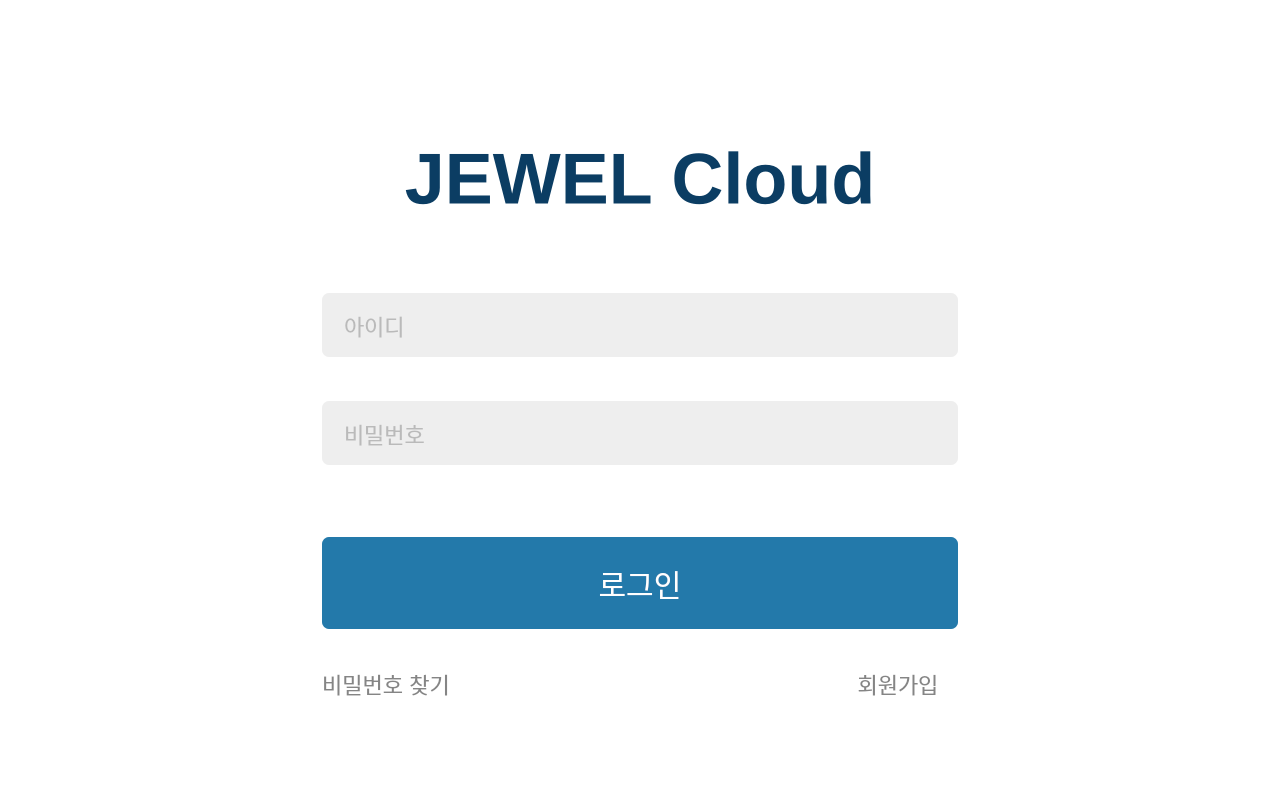
<?xml version="1.0" encoding="UTF-8"?>
<ui version="4.0">
 <class>LoginPage</class>
 <widget class="QWidget" name="LoginPage">
  <property name="geometry"><rect><x>0</x><y>0</y><width>1280</width><height>800</height></rect></property>
  <property name="windowTitle"><string>JEWEL Cloud - 로그인</string></property>
  <property name="styleSheet"><string notr="true">QWidget#LoginPage{background:#ffffff;} QFrame#top_bar{background:#ffffff;} QLabel#title_label{color:#0b3d63;font-size:72px;font-weight:800;} QLineEdit{background:#eeeeee;color:#858585;border:0;border-radius:7px;padding:13px 20px;font-size:22px;min-height:38px;} QPushButton{border:0;} QPushButton#login_button{background:#2379aa;color:white;border-radius:7px;font-size:30px;min-height:92px;} QPushButton#find_password_button,QPushButton#signup_button{background:transparent;color:#858585;font-size:22px;min-width:120px;}</string></property>
  <layout class="QVBoxLayout" name="outer_layout">
   <property name="leftMargin"><number>0</number></property><property name="topMargin"><number>0</number></property><property name="rightMargin"><number>0</number></property><property name="bottomMargin"><number>0</number></property><property name="spacing"><number>0</number></property>
   <item><widget class="QFrame" name="top_bar"><property name="minimumSize"><size><width>0</width><height>40</height></size></property><property name="maximumSize"><size><width>16777215</width><height>40</height></size></property><property name="frameShape"><enum>QFrame::NoFrame</enum></property></widget></item>
   <item><layout class="QVBoxLayout" name="content_layout">
    <property name="leftMargin"><number>322</number></property><property name="topMargin"><number>88</number></property><property name="rightMargin"><number>322</number></property><property name="bottomMargin"><number>100</number></property><property name="spacing"><number>0</number></property>
    <item><widget class="QLabel" name="title_label"><property name="text"><string>JEWEL Cloud</string></property><property name="alignment"><set>Qt::AlignCenter</set></property></widget></item>
    <item><spacer name="title_spacer"><property name="orientation"><enum>Qt::Vertical</enum></property><property name="sizeType"><enum>QSizePolicy::Fixed</enum></property><property name="sizeHint" stdset="0"><size><width>20</width><height>64</height></size></property></spacer></item>
    <item><widget class="QLineEdit" name="email_input"><property name="minimumSize"><size><width>0</width><height>64</height></size></property><property name="placeholderText"><string>아이디</string></property></widget></item>
    <item><spacer name="email_spacer"><property name="orientation"><enum>Qt::Vertical</enum></property><property name="sizeType"><enum>QSizePolicy::Fixed</enum></property><property name="sizeHint" stdset="0"><size><width>20</width><height>44</height></size></property></spacer></item>
    <item><widget class="QLineEdit" name="password_input"><property name="minimumSize"><size><width>0</width><height>64</height></size></property><property name="placeholderText"><string>비밀번호</string></property><property name="echoMode"><enum>QLineEdit::Password</enum></property></widget></item>
    <item><spacer name="password_spacer"><property name="orientation"><enum>Qt::Vertical</enum></property><property name="sizeType"><enum>QSizePolicy::Fixed</enum></property><property name="sizeHint" stdset="0"><size><width>20</width><height>72</height></size></property></spacer></item>
    <item><widget class="QPushButton" name="login_button"><property name="text"><string>로그인</string></property></widget></item>
    <item><spacer name="button_spacer"><property name="orientation"><enum>Qt::Vertical</enum></property><property name="sizeType"><enum>QSizePolicy::Fixed</enum></property><property name="sizeHint" stdset="0"><size><width>20</width><height>38</height></size></property></spacer></item>
    <item><layout class="QHBoxLayout" name="bottom_layout"><item><widget class="QPushButton" name="find_password_button"><property name="text"><string>비밀번호 찾기</string></property></widget></item><item><spacer name="link_spacer"><property name="orientation"><enum>Qt::Horizontal</enum></property><property name="sizeHint" stdset="0"><size><width>300</width><height>20</height></size></property></spacer></item><item><widget class="QPushButton" name="signup_button"><property name="text"><string>회원가입</string></property></widget></item></layout></item>
   </layout></item>
  </layout>
 </widget>
 <resources/><connections/>
</ui>
